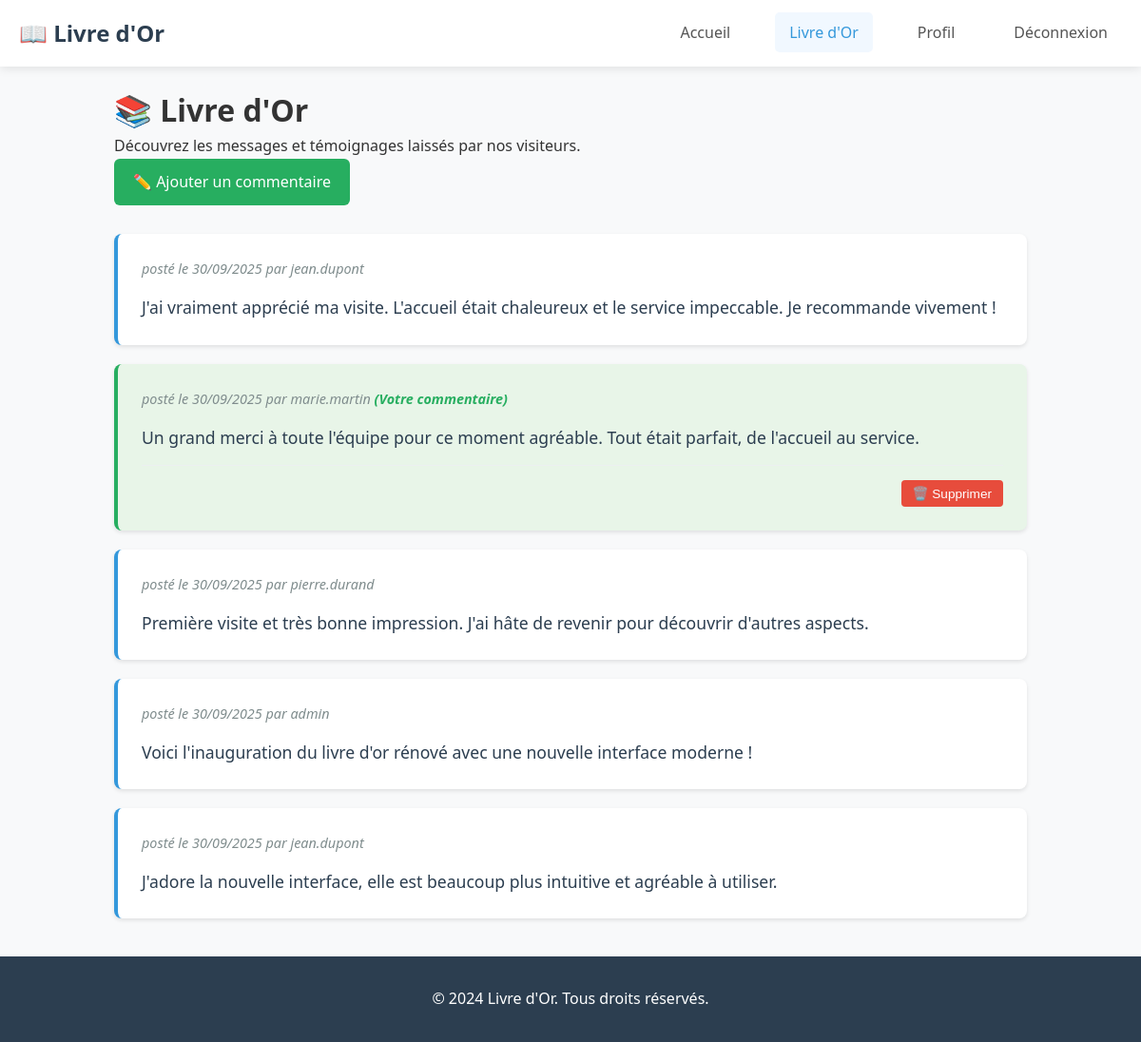
Page /livre-or.php (signed in) on the committed database.
### tables this page shows
CREATE TABLE `commentaires` (
  `id` int NOT NULL AUTO_INCREMENT,
  `titre` varchar(255) NOT NULL,
  `commentaire` text NOT NULL,
  `id_utilisateur` int NOT NULL,
  `date_creation` timestamp NULL DEFAULT CURRENT_TIMESTAMP,
  `date_modification` timestamp NULL DEFAULT NULL ON UPDATE CURRENT_TIMESTAMP,
  `statut` enum('public','prive','modere') DEFAULT 'public',
  `note_appreciation` tinyint(1) DEFAULT NULL CHECK ((`note_appreciation` between 1 and 5)),
  PRIMARY KEY (`id`),
  KEY `id_utilisateur` (`id_utilisateur`),
  KEY `idx_date_creation` (`date_creation`),
  KEY `idx_statut` (`statut`),
  CONSTRAINT `commentaires_ibfk_1` FOREIGN KEY (`id_utilisateur`) REFERENCES `utilisateurs` (`id`) ON DELETE CASCADE
);

CREATE TABLE `utilisateurs` (
  `id` int NOT NULL AUTO_INCREMENT,
  `nom` varchar(100) NOT NULL,
  `prenom` varchar(100) NOT NULL,
  `login` varchar(255) NOT NULL,
  `mot_de_passe` varchar(255) NOT NULL,
  `date_inscription` timestamp NULL DEFAULT CURRENT_TIMESTAMP,
  `date_derniere_connexion` timestamp NULL DEFAULT NULL,
  `statut` enum('actif','inactif','suspendu') DEFAULT 'actif',
  PRIMARY KEY (`id`),
  UNIQUE KEY `login` (`login`),
  KEY `idx_login` (`login`),
  KEY `idx_nom_prenom` (`nom`,`prenom`),
  KEY `idx_date_inscription` (`date_inscription`)
);

### livre-or.php (the view, shortened to what this page needs)
<?php
try {
    $pdo = new PDO('mysql:host=localhost;dbname=livreor;charset=utf8', 'root', '');
    $pdo->setAttribute(PDO::ATTR_ERRMODE, PDO::ERRMODE_EXCEPTION);
} catch (PDOException $e) {
    die("Erreur de connexion à la base de données : " . $e->getMessage());
}
$utilisateur_connecte = isset($_SESSION['utilisateur_id']);
try {
    $stmt = $pdo->prepare("
        SELECT c.id, c.commentaire, c.date_creation, c.id_utilisateur, u.login
        FROM commentaires c
        JOIN utilisateurs u ON c.id_utilisateur = u.id
        WHERE c.statut = 'public'
        ORDER BY c.date_creation DESC
    ");
    $stmt->execute();
    $commentaires = $stmt->fetchAll(PDO::FETCH_ASSOC);
} catch (PDOException $e) {
    $commentaires = [];
    $erreur_db = "Erreur lors de la récupération des commentaires : " . $e->getMessage();
}
?>
<!DOCTYPE html>
<html lang="fr">
<head>
    <link rel="stylesheet" href="styles.css">
</head>
<body>
    <header>
        <nav class="navbar">
            <div class="nav-container">
                <div class="nav-logo">
                    <h2>📖 Livre d'Or</h2>
                </div>
                <ul class="nav-menu">
                    <li class="nav-item">
                        <a href="index.php" class="nav-link">Accueil</a>
                    </li>
                    <li class="nav-item">
                        <a href="livre-or.php" class="nav-link active">Livre d'Or</a>
                    </li>
                    <?php if ($utilisateur_connecte): ?>
                        <li class="nav-item">
                            <a href="profil.php" class="nav-link">Profil</a>
                        </li>
                        <li class="nav-item">
                            <a href="deconnexion.php" class="nav-link">Déconnexion</a>
                        </li>
                    <?php endif; ?>
                </ul>
            </div>
        </nav>
    </header>
    <main>
        <div class="livre-or-container">
            <h1>📚 Livre d'Or</h1>
            <p>Découvrez les messages et témoignages laissés par nos visiteurs.</p>
            <?php if ($utilisateur_connecte): ?>
                <a href="commentaire.php" class="add-comment-link">✏️ Ajouter un commentaire</a>
            <?php else: ?>
                <div class="login-prompt">
                    <p>Pour ajouter un commentaire, veuillez vous <a href="connexion.php">connecter</a> ou vous <a href="inscription.php">inscrire</a>.</p>
                </div>
            <?php endif; ?>
            <div class="commentaires-liste">
                <?php if (empty($commentaires)): ?>
                    <div class="no-comments">
                        <p>Aucun commentaire pour le moment. Soyez le premier à partager votre message !</p>
                    </div>
                <?php else: ?>
                    <?php foreach ($commentaires as $commentaire): ?>
                        <div class="commentaire-item <?php echo ($utilisateur_connecte && $commentaire['id_utilisateur'] == $_SESSION['utilisateur_id']) ? 'mes-commentaires' : ''; ?>">
                            <div class="commentaire-meta">
                                posté le <?php echo date('d/m/Y', strtotime($commentaire['date_creation'])); ?> par <?php echo htmlspecialchars($commentaire['login']); ?>
                                <?php if ($utilisateur_connecte && $commentaire['id_utilisateur'] == $_SESSION['utilisateur_id']): ?>
                                    <span style="color: #27ae60; font-weight: bold;">(Votre commentaire)</span>
                                <?php endif; ?>
                            </div>
                            <div class="commentaire-texte">
                                <?php echo nl2br(htmlspecialchars($commentaire['commentaire'])); ?>
                            </div>
                            <?php if ($utilisateur_connecte && $commentaire['id_utilisateur'] == $_SESSION['utilisateur_id']): ?>
                                <div class="commentaire-actions">
                                    <form method="POST" action="livre-or.php" style="display: inline;" onsubmit="return confirm('Êtes-vous sûr de vouloir supprimer ce commentaire ? Cette action est irréversible.');">
                                        <button type="submit" name="supprimer_commentaire" class="btn-delete">
                                            🗑️ Supprimer
                                        </button>
                                    </form>
                                </div>
                            <?php endif; ?>
                        </div>
                    <?php endforeach; ?>
                <?php endif; ?>
            </div>
        </div>
    </main>
    <footer>
        <div class="container">
            <p>&copy; 2024 Livre d'Or. Tous droits réservés.</p>
        </div>
    </footer>
</body>
</html>

### styles.css (style rules this page uses)
* { margin: 0; padding: 0; box-sizing: border-box; }
body { font-family: "Segoe UI", Tahoma, Geneva, Verdana, sans-serif; line-height: 1.6; color: #333; background-color: #f8f9fa; }
.container { max-width: 1200px; margin: 0 auto; padding: 0 20px; }
.navbar { background-color: #fff; box-shadow: 0 2px 10px rgba(0, 0, 0, 0.1); position: sticky; top: 0; z-index: 1000; }
.nav-container { max-width: 1200px; margin: 0 auto; padding: 0 20px; display: flex; justify-content: space-between; align-items: center; height: 70px; }
.nav-logo h2 { color: #2c3e50; font-size: 1.5rem; }
.nav-menu { display: flex; list-style: none; margin: 0; padding: 0; }
.nav-item { margin-left: 2rem; }
.nav-link { text-decoration: none; color: #555; font-weight: 500; padding: 10px 15px; border-radius: 5px; transition: all 0.3s ease; }
.nav-link:hover, .nav-link.active { color: #3498db; background-color: #f1f8ff; }
footer { background-color: #2c3e50; color: white; text-align: center; padding: 2rem 0; margin-top: auto; }

### livre-or.php (style rules this page uses)
.livre-or-container { max-width: 1000px; margin: 0 auto; padding: 20px; }
.commentaire-item { background: #fff; border-radius: 8px; padding: 25px; margin-bottom: 20px; box-shadow: 0 2px 4px rgba(0, 0, 0, 0.1); border-left: 4px solid #3498db; }
.commentaire-meta { font-size: 0.9em; color: #7f8c8d; margin-bottom: 15px; font-style: italic; }
.commentaire-texte { color: #2c3e50; line-height: 1.6; font-size: 1.1em; }
.add-comment-link { background: #27ae60; color: white; padding: 12px 20px; border-radius: 6px; text-decoration: none; display: inline-block; margin-bottom: 30px; transition: background-color 0.3s; }
.commentaire-actions { margin-top: 15px; padding-top: 15px; border-top: 1px solid #ecf0f1; text-align: right; }
.btn-delete { background-color: #e74c3c; color: white; border: none; padding: 6px 12px; border-radius: 4px; cursor: pointer; font-size: 0.85em; transition: background-color 0.3s; }
.mes-commentaires { background-color: #e8f5e8; border-left-color: #27ae60; }

### rows in the picture
commentaires: date_creation "30/09/2025", id_utilisateur.login "jean.dupont", commentaire "J'ai vraiment apprécié ma visite. L'accueil était chaleureux et le service impeccable. Je recommande vivement !"
commentaires: date_creation "30/09/2025", id_utilisateur.login "marie.martin", shows "(Votre commentaire)", commentaire "Un grand merci à toute l'équipe pour ce moment agréable. Tout était parfait, de l'accueil au service."
commentaires: date_creation "30/09/2025", id_utilisateur.login "pierre.durand", commentaire "Première visite et très bonne impression. J'ai hâte de revenir pour découvrir d'autres aspects."
commentaires: date_creation "30/09/2025", id_utilisateur.login "admin", commentaire "Voici l'inauguration du livre d'or rénové avec une nouvelle interface moderne !"
commentaires: date_creation "30/09/2025", id_utilisateur.login "jean.dupont", commentaire "J'adore la nouvelle interface, elle est beaucoup plus intuitive et agréable à utiliser."
